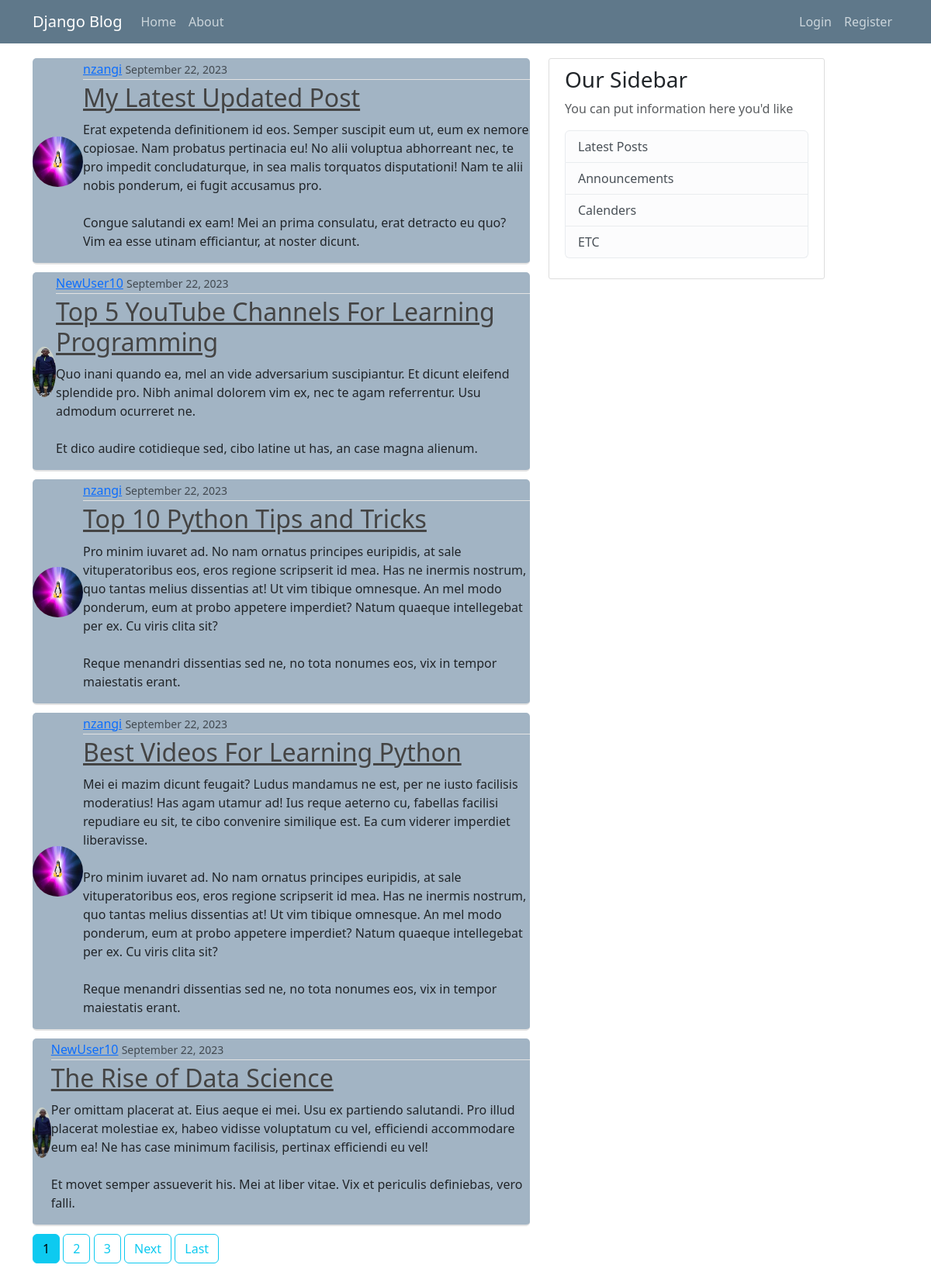
The page / on the database its author committed.
### blog/models.py (models this page shows, shortened)
class Post(models.Model):
    title = models.CharField(max_length=100)
    content = models.TextField()
    date = models.DateTimeField(default=timezone.now)
    author = models.ForeignKey(User,on_delete=models.CASCADE)

### users/models.py (models this page shows, shortened)
class Profile(models.Model):
    user = models.OneToOneField(User,on_delete=models.CASCADE)
    image = models.ImageField(default='default.png',upload_to='profile_pics')

### blog/views.py (the view)
# urls.py: path('', PostListView.as_view(),name='blog-home'),
class PostListView(ListView):
    model = Post
    template_name = 'blog/home.html'
    context_object_name = "posts"
    ordering = ['-date']
    paginate_by = 5

### blog/templates/blog/home.html (shortened to what this page needs)
{% extends "blog/base.html" %}
{% block content %}
    {% for post in posts %}
        <article class="media-content-section">
            <img class="rounded-circle article-img"  src="{{ post.author.profile.image.url }}">
            <div class="media-body">
                <div class="article-metadata">
                    <a class="mr-2" href="{% url 'user-posts' post.author.username %}">{{post.author}}</a>
                    <small class="text-muted">{{post.date|date:"F d, Y"}}</small>
                </div>
                <h2><a class="article-title" href="{% url 'post-detail' post.id %}">{{post.title}}</a></h2>
                <p class="article-content">{{post.content}}</p>
            </div>
        </article>
    {% endfor %}
    {% if is_paginated %}
        {% for num in page_obj.paginator.page_range  %}
            {% if page_obj.number == num %}
                <a class="btn btn-info  mb-4" href="?page={{ num }}">{{ num }}</a>
            {% elif num > page_obj.number|add:'-3' and num < page_obj.number|add:'3' %}
                <a class="btn btn-outline-info mb-4" href="?page={{ num }}">{{ num }}</a>
            {%  endif%}
        {% endfor %}
        {% if page_obj.has_next%}
            <a class="btn btn-outline-info mb-4" href="?page={{ page_obj.next_page_number }}">Next</a>
            <a class="btn btn-outline-info mb-4" href="?page={{ page_obj.paginator.num_pages }}">Last</a>
        {% endif%}
    {%endif%}
{% endblock content %}

### blog/static/blog/main.css (style rules this page uses)
body { background: #fafafa; color: #333333; margin-top: 5rem; padding-top: 75px; }
h1,h2,h3,h4,h4,h5,h6 { color: #444444; }
.article-title { color: #444444; }
.article-content { white-space: pre-line; }
.article-img { height: 65px; width: 65px; display: flex; }
.article-metadata { padding-bottom: 1px; margin-bottom: 4px; border-bottom: 1px solid #e3e3e3; }
.media-content-section { display: flex; align-items: center; border-bottom: 2px solid #e3e3e3; background-color: #a2b4c4; padding-top: 2px; border-radius: 5px; margin-bottom: 10px; }
.article-content { margin-top: 10px; }

### rows shown on the page
Post: author.profile.image (picture), author "nzangi", date "September 22, 2023", title "My Latest Updated Post", content "Erat expetenda definitionem id eos. Semper suscipit eum ut, eum ex nemore copiosae. Nam probatus pertinacia eu! No alii voluptua abhorreant nec, te pro impedit concludaturque, in sea malis torquatos disputationi! Nam te alii nobis ponderum, ei fugit accusamus pro. Congue salutandi ex eam! Mei an prima consulatu, erat detracto eu quo? Vim ea esse utinam efficiantur, at noster dicunt."
Post: author.profile.image (picture), author "NewUser10", date "September 22, 2023", title "Top 5 YouTube Channels For Learning Programming", content "Quo inani quando ea, mel an vide adversarium suscipiantur. Et dicunt eleifend splendide pro. Nibh animal dolorem vim ex, nec te agam referrentur. Usu admodum ocurreret ne. Et dico audire cotidieque sed, cibo latine ut has, an case magna alienum."
Post: author.profile.image (picture), author "nzangi", date "September 22, 2023", title "Top 10 Python Tips and Tricks", content "Pro minim iuvaret ad. No nam ornatus principes euripidis, at sale vituperatoribus eos, eros regione scripserit id mea. Has ne inermis nostrum, quo tantas melius dissentias at! Ut vim tibique omnesque. An mel modo ponderum, eum at probo appetere imperdiet? Natum quaeque intellegebat per ex. Cu viris clita sit? Reque menandri dissentias sed ne, no tota nonumes eos, vix in tempor maiestatis erant."
Post: author.profile.image (picture), author "nzangi", date "September 22, 2023", title "Best Videos For Learning Python", content "Mei ei mazim dicunt feugait? Ludus mandamus ne est, per ne iusto facilisis moderatius! Has agam utamur ad! Ius reque aeterno cu, fabellas facilisi repudiare eu sit, te cibo convenire similique est. Ea cum viderer imperdiet liberavisse. Pro minim iuvaret ad. No nam ornatus principes euripidis, at sale vituperatoribus eos, eros regione scripserit id mea. Has ne inermis nostrum, quo tantas melius dissentias at! Ut vim tibique omnesque. An mel modo ponderum, eum at probo appetere imperdiet? Natum quaeque intellegebat per ex. Cu viris clita sit? Reque menandri dissentias sed ne, no tota nonumes eos, vix in tempor maiestatis erant."
Post: author.profile.image (picture), author "NewUser10", date "September 22, 2023", title "The Rise of Data Science", content "Per omittam placerat at. Eius aeque ei mei. Usu ex partiendo salutandi. Pro illud placerat molestiae ex, habeo vidisse voluptatum cu vel, efficiendi accommodare eum ea! Ne has case minimum facilisis, pertinax efficiendi eu vel! Et movet semper assueverit his. Mei at liber vitae. Vix et periculis definiebas, vero falli."

### other values the page prints
{{ num }} "1"
{{ num }} "2" "3"
